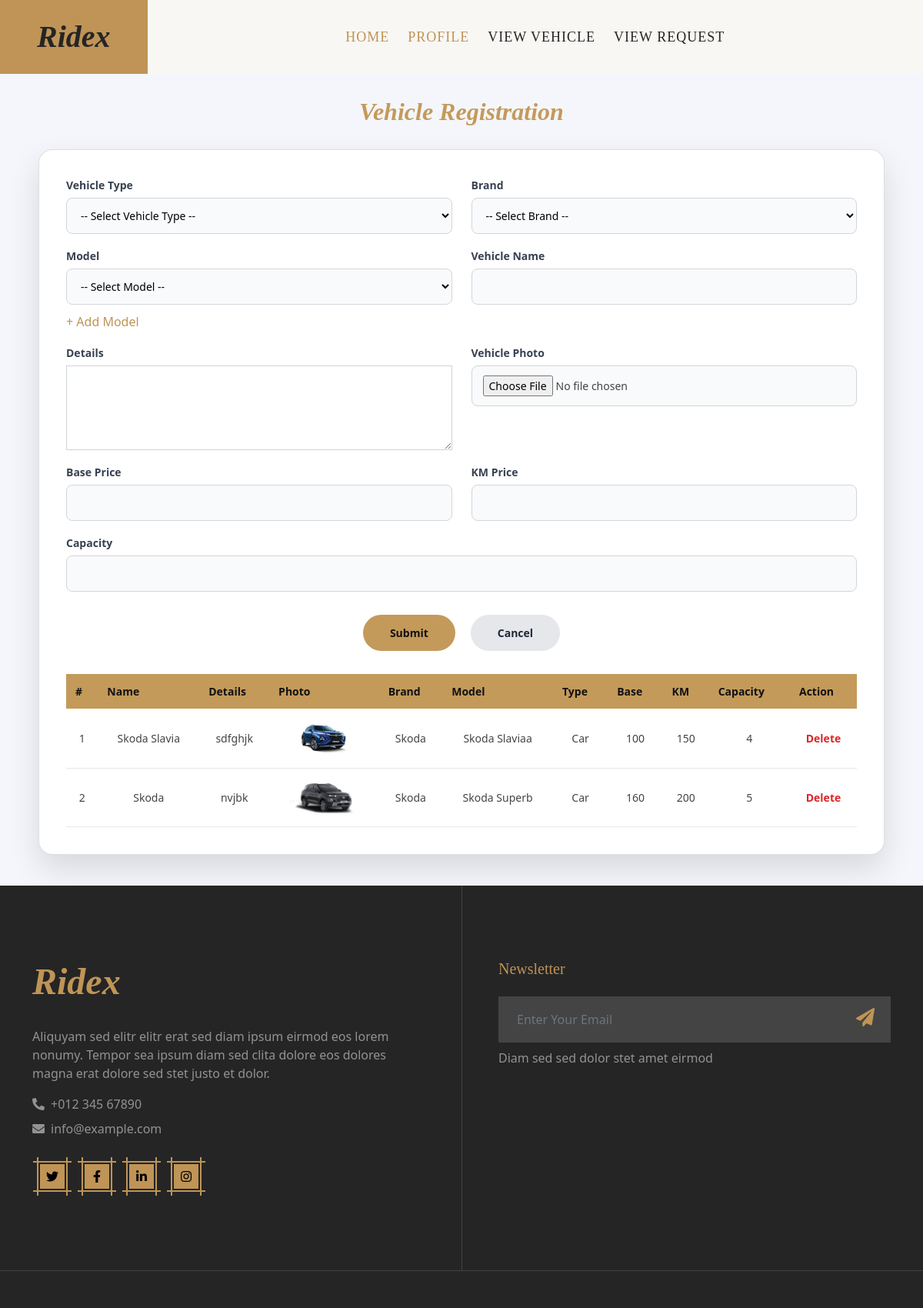
Screenshot of /Driver/Vehicle/ (signed in) with the database file from the repository.
### Driver/models.py (models this page shows)
class tbl_vehicle(models.Model):
    vehicle_name=models.CharField(max_length=50)
    vehicle_details=models.CharField(max_length=30)
    vehicle_photo=models.FileField(upload_to='Assets/UserDocs/')
    model=models.ForeignKey(tbl_model,on_delete=models.CASCADE)
    vehicletype=models.ForeignKey(tbl_vehicletype,on_delete=models.CASCADE)
    vehicle_baseprice=models.IntegerField()
    vehicle_kmprice=models.IntegerField()
    vehicle_status=models.IntegerField(default=0)
    vehicle_capasity=models.IntegerField()
    driver=models.ForeignKey(tbl_driver,on_delete=models.CASCADE)

### Admin/models.py (models this page shows)
class tbl_model(models.Model):
    model_name=models.CharField(max_length=50)
    brand=models.ForeignKey(tbl_brand,on_delete=models.CASCADE)

class tbl_brand(models.Model):
    brand_name=models.CharField(max_length=50)

class tbl_vehicletype(models.Model):
    vehicletype_name=models.CharField(max_length=50)

### Driver/views.py (the view)
# urls.py: path('Vehicle/',views.Vehicle ,name="Vehicle"),
def Vehicle(request):
    if "drid" not in request.session:
        return redirect("Guest:Login")
    else:
        driverdata=tbl_driver.objects.get(id=request.session['drid'])
        vehicledata=tbl_vehicle.objects.filter(driver=request.session['drid'])
        vehicletypedata=tbl_vehicletype.objects.all()
        branddata=tbl_brand.objects.all()
        modeldata=tbl_model.objects.all()
        if request.method=="POST":
            name=request.POST.get("txt_name")
            details=request.POST.get("txt_details")
            photo=request.FILES.get("txt_photo")
            modell=tbl_model.objects.get(id=request.POST.get("sel_model"))
            vehicletype=tbl_vehicletype.objects.get(id=request.POST.get("sel_vehicle"))
            baseprice=request.POST.get("txt_baseprice")
            kmprice=request.POST.get("txt_kmprice")
            capasity=request.POST.get("txt_capasity")
            tbl_vehicle.objects.create(vehicle_name=name,vehicle_details=details,vehicle_photo=photo,vehicletype=vehicletype,vehicle_baseprice=baseprice,vehicle_kmprice=kmprice,vehicle_capasity=capasity,model=modell,driver=driverdata)
            return render(request,"Driver/Vehicle.html",{'msg':"Data Inserted"})
        else:
            return render(request,"Driver/Vehicle.html",{'vehicledata':vehicledata,'branddata':branddata,'modeldata':modeldata,'vehicletypedata':vehicletypedata})

### Driver/Templates/Driver/Vehicle.html (shortened to what this page needs)
{% extends 'Driver/Head.html' %}
{% block content %}
<!DOCTYPE html>
<html lang="en">
<head>
</head>
<body>
<div class="page-title">
    <h1>Vehicle Registration</h1>
</div>
<div class="card">
<form action="" method="post" enctype="multipart/form-data">
<div class="form-grid">
     <div class="form-group">
        <label>Vehicle Type</label>
        <select name="sel_vehicle" required>
            <option value="">-- Select Vehicle Type --</option>
        </select>
    </div>
     <div class="form-group">
        <label>Brand</label>
        <select name="sel_brand" id="sel_brand" required>
            <option value="">-- Select Brand --</option>
        </select>
    </div>
    <div class="form-group">
    <label>Model</label>
    <select name="sel_model" id="sel_model">
        <option value="">-- Select Model --</option>
    </select>
    <div style="margin-top:10px;">
        <a href="{% url 'Driver:Model' %}" class="btn-link">
            + Add Model
        </a>
    </div>
</div>
    <div class="form-group">
        <label>Vehicle Name</label>
        <input type="text" name="txt_name" required>
    </div>
   <div class="form-group">
    <label>Details</label>
    <textarea name="txt_details" class="form-control details-box" rows="4" required></textarea>
</div>
    <div class="form-group">
        <label>Vehicle Photo</label>
        <input type="file" name="txt_photo" required>
    </div>
    <div class="form-group">
        <label>Base Price</label>
        <input type="text" name="txt_baseprice" required>
    </div>
    <div class="form-group">
        <label>KM Price</label>
        <input type="text" name="txt_kmprice" required>
    </div>
    <div class="form-group full-width">
        <label>Capacity</label>
        <input type="text" name="txt_capasity" required>
    </div>
</div>
<div class="btn-group">
    <button type="submit" class="submit-btn">Submit</button>
    <a href="{% url 'Driver:Vehicle' %}">
        <button type="button" class="cancel-btn">Cancel</button>
    </a>
</div>
</form>
<table class="vehicle-table">
    <tr>
        <th>#</th>
        <th>Name</th>
        <th>Details</th>
        <th>Photo</th>
        <th>Brand</th>
        <th>Model</th>
        <th>Type</th>
        <th>Base</th>
        <th>KM</th>
        <th>Capacity</th>
        <th>Action</th>
    </tr>
    {% for i in vehicledata %}
    <tr>
        <td>{{forloop.counter}}</td>
        <td>{{i.vehicle_name}}</td>
        <td>{{i.vehicle_details}}</td>
        <td><img src="{{i.vehicle_photo.url}}"></td>
        <td>{{i.model.brand.brand_name}}</td>
        <td>{{i.model.model_name}}</td>
        <td>{{i.vehicletype.vehicletype_name}}</td>
        <td>{{i.vehicle_baseprice}}</td>
        <td>{{i.vehicle_kmprice}}</td>
        <td>{{i.vehicle_capasity}}</td>
        <td>
            <a class="action-link" href="{% url 'Driver:delvehicle' i.id %}">Delete</a>
        </td>
    </tr>
    {% endfor %}
</table>
</div>
</body>
</html>
{% endblock content %}

### Driver/Templates/Driver/Vehicle.html (style rules this page uses)
* { margin:0; padding:0; box-sizing:border-box; font-family:'Segoe UI', sans-serif; }
body { background:#f4f6fb; }
:root { --ridex-gold:#C49A5A; }
.page-title { text-align:center; margin:30px 0; }
.page-title h1 { font-size:32px; font-weight:800; font-style:italic; color:var(--ridex-gold); }
.card { width:95%; max-width:1100px; margin:0 auto 40px; background:#ffffff; border-radius:18px; padding:35px; box-shadow:0 18px 40px rgba(0,0,0,0.12); animation:fadeUp 0.6s ease; }
.form-grid { display:grid; grid-template-columns:repeat(2, 1fr); gap:18px 25px; }
.form-group label { display:block; font-size:14px; font-weight:600; margin-bottom:6px; color:#374151; }
.form-group input, .form-group select { width:100%; padding:12px 14px; border-radius:8px; border:1px solid #d1d5db; font-size:14px; background:#f9fafb; transition:0.3s; }
.full-width { grid-column:1 / 3; }
.btn-group { display:flex; justify-content:center; gap:20px; margin-top:30px; }
.submit-btn { padding:13px 35px; background:var(--ridex-gold); color:#111; border:none; border-radius:30px; font-size:14px; font-weight:700; cursor:pointer; transition:0.3s; }
.cancel-btn { padding:13px 35px; background:#e5e7eb; color:#1f2937; border:none; border-radius:30px; font-size:14px; font-weight:700; cursor:pointer; }
.vehicle-table { width:100%; border-collapse:collapse; margin-top:30px; }
.vehicle-table th { background:var(--ridex-gold); color:#111; padding:12px; font-size:14px; }
.vehicle-table td { padding:12px; font-size:14px; text-align:center; border-bottom:1px solid #e5e7eb; }
.vehicle-table img { width:90px; border-radius:8px; }
.action-link { color:#dc2626; font-weight:600; text-decoration:none; }
.details-box { width: 100%; min-height: 120px; resize: vertical; }

### rows the page displays
tbl_vehicle: vehicle_name "Skoda Slavia", vehicle_details "sdfghjk", vehicle_photo (picture), model.brand.brand_name "Skoda", model.model_name "Skoda Slaviaa", vehicletype.vehicletype_name "Car", vehicle_baseprice "100", vehicle_kmprice "150", vehicle_capasity "4"
tbl_vehicle: vehicle_name "Skoda", vehicle_details "nvjbk", vehicle_photo (picture), model.brand.brand_name "Skoda", model.model_name "Skoda Superb", vehicletype.vehicletype_name "Car", vehicle_baseprice "160", vehicle_kmprice "200", vehicle_capasity "5"
